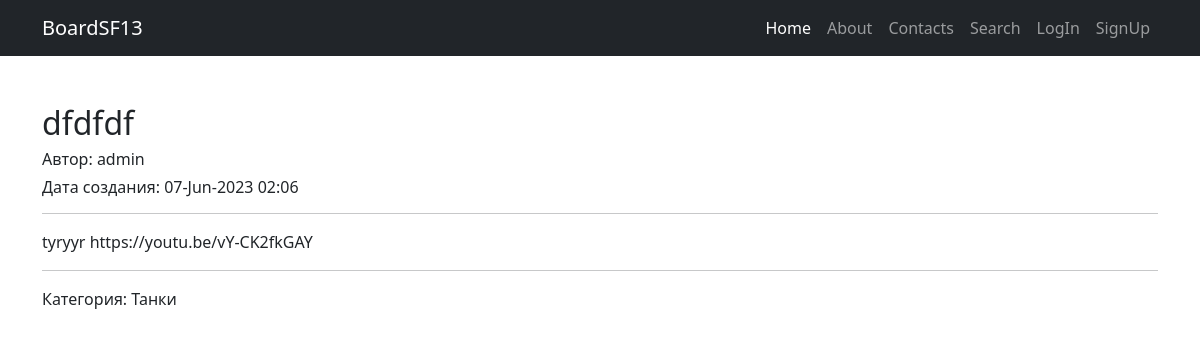
Page /2/ on the committed database.
### board/models.py (models this page shows, shortened)
class Post(models.Model):
    author = models.ForeignKey(User, on_delete=models.CASCADE, related_name='author')
    title = models.CharField(max_length=255, null=False)
    post = RichTextField(null=False)
    category_id = models.ForeignKey(Category, on_delete=models.CASCADE, null=False)
    date_create = models.DateTimeField(auto_now_add=True)

class Category(models.Model):
    category = models.CharField(max_length=255)
    def __str__(self):
        return self.category

### board/views.py (the view)
# urls.py: path('<int:pk>/', PostDetail.as_view(), name='post_detail'),
class PostDetail(DetailView):
    model = Post
    template_name = 'post_detail.html'
    context_object_name = 'post_detail'

### templates/post_detail.html (shortened to what this page needs)
{% extends 'default.html' %}
{% block content %}
<h2>{{ post_detail.title }}</h2>
<h6>Автор: {{ post_detail.author }}</h6>
<h6>Дата создания: {{ post_detail.date_create|date:'d-M-Y h:m' }}</h6>
<hr>
<span>
    {% autoescape off %}
    {{ post_detail.post }}
    {% endautoescape %}
</span>
    </div>
<hr>
Категория:
    {{ post_detail.category_id }}
<br>
{% endblock content %}

### rows in the picture
Post: title "dfdfdf", author "admin", date_create "07-Jun-2023 02:06", post "tyryyr https://youtu.be/vY-CK2fkGAY", category_id "Танки"
